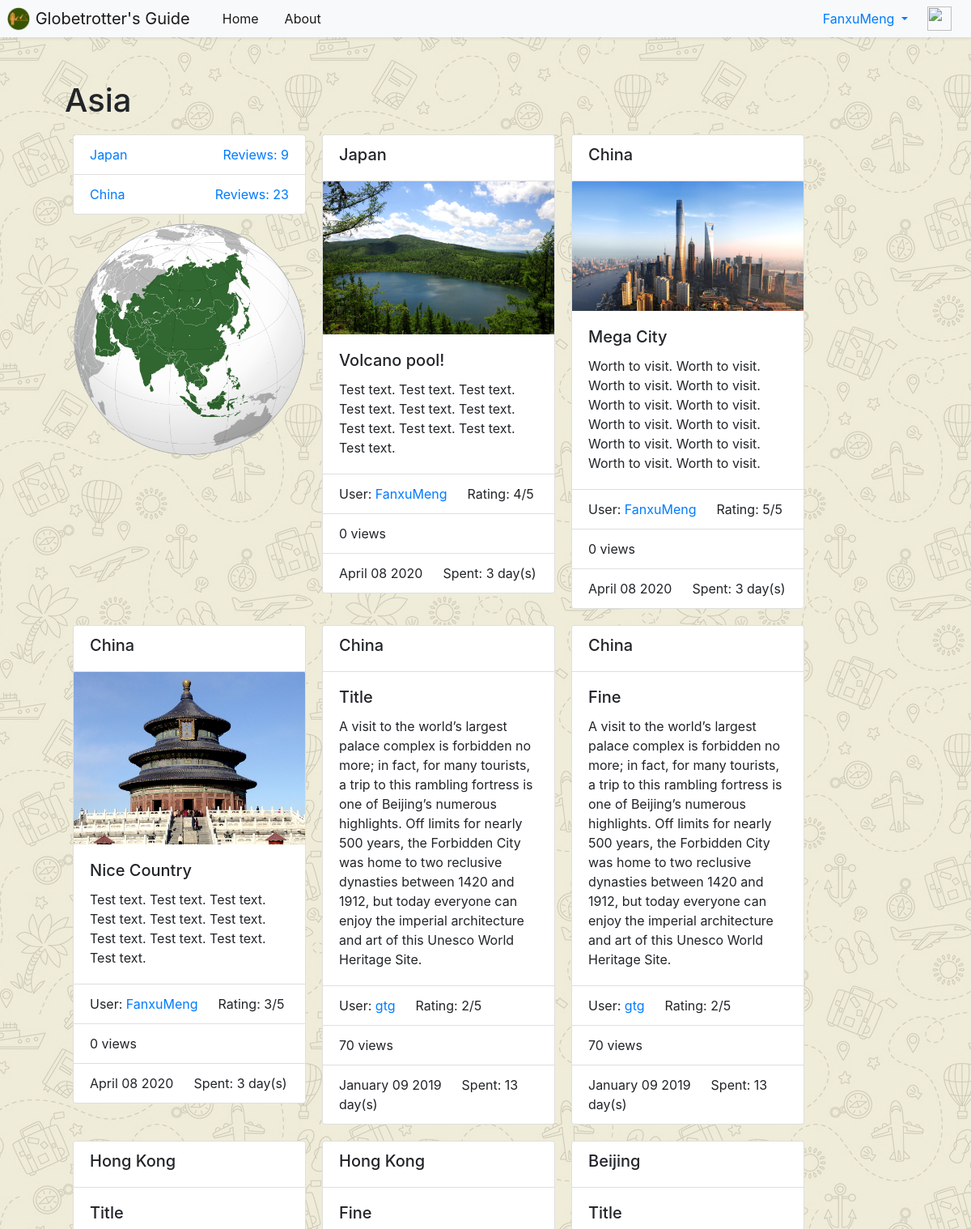
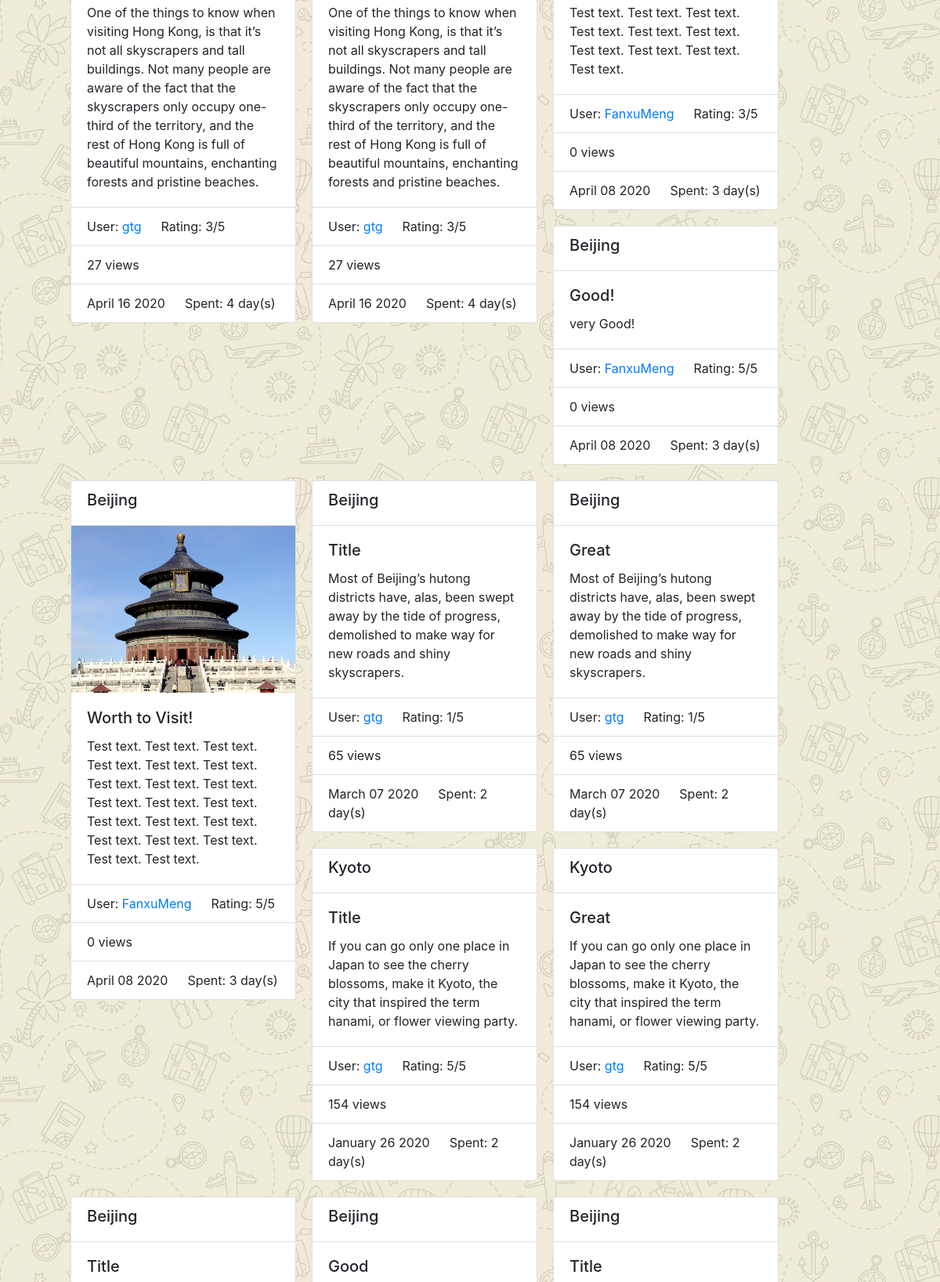
The app's page /GlobetrottersGuide/asia/ (signed in, upper part) with its own data (2 pictures, top to bottom).
### GlobetrottersGuide/models.py (models this page shows, shortened)
class Continent(models.Model):
    NAME_MAX_LENGTH = 128
    name = models.CharField(max_length=128, unique=True)
    likes = models.IntegerField(default=0)
    views = models.IntegerField(default=0)
    slug = models.SlugField(unique=True)
    reviewNum = 0

class Country(models.Model):
    NAME_MAX_LENGTH = 128
    continent = models.ForeignKey(Continent, on_delete=models.CASCADE)
    name = models.CharField(max_length=128, unique=True)
    views = models.IntegerField(default=0)
    likes = models.IntegerField(default=0)
    flag = models.ImageField(upload_to='flags',blank=True)
    slug = models.SlugField(unique=True)
    reviewNum = 0
    class Meta:
        verbose_name_plural = 'Countries'

class countryReview(models.Model):
    TEXT_MAX_LENGTH = 2000
    RATING_CHOICES = (
        (1, '1'),
        (2, '2'),
        (3, '3'),
        (4, '4'),
        (5, '5'),
    )
    user = models.ForeignKey(User, on_delete=models.CASCADE)
    belong_country = models.ForeignKey(Country, on_delete=models.CASCADE)
    publish_date = models.DateTimeField('date published')
    views = models.IntegerField(default=0)
    likes = models.IntegerField(default=0)
    timeSpent = models.DurationField(blank=False)
    image = models.ImageField(upload_to='review_images', blank=True)
    title = models.CharField(max_length=128, default='Title')
    text = models.TextField(max_length=2000, blank=False)
    rating = models.IntegerField(choices=RATING_CHOICES)

class cityReview(models.Model):
    TEXT_MAX_LENGTH = 2000
    RATING_CHOICES = (
        (1, '1'),
        (2, '2'),
        (3, '3'),
        (4, '4'),
        (5, '5'),
    )
    user = models.ForeignKey(User, on_delete=models.CASCADE)
    belong_city = models.ForeignKey(City, on_delete=models.CASCADE)
    publish_date = models.DateTimeField('date published')
    views = models.IntegerField(default=0)
    likes = models.IntegerField(default=0)
    timeSpent = models.DurationField(blank=False)
    image = models.ImageField(upload_to='review_images', blank=True)
    title = models.CharField(max_length=128, default='Title')
    text = models.TextField(max_length=2000, blank=False)
    rating = models.IntegerField(choices=RATING_CHOICES)

class City(models.Model):
    NAME_MAX_LENGTH = 128
    country = models.ForeignKey(Country, on_delete=models.CASCADE)
    name = models.CharField(max_length=128, unique=True)
    views = models.IntegerField(default=0)
    likes = models.IntegerField(default=0)
    slug = models.SlugField(unique=True)
    reviewNum = 0
    def getCountrySlug(self):
        return self.country.slug
    class Meta:
        verbose_name_plural = 'Cities'

### GlobetrottersGuide/views.py (the view)
def home_continent(request,continent_name_slug):
    context_dict = {}
    try:
        continent = Continent.objects.get(slug=continent_name_slug)
        country_list = Country.objects.filter(continent=continent).order_by('-views')[:10]
        country_review_list = countryReview.objects.filter(belong_country__continent=continent).order_by('-publish_date')
        city_review_list = cityReview.objects.filter(belong_city__country__continent=continent).order_by('-publish_date')
        context_dict['continent'] = continent
        context_dict['countries'] = country_list
        context_dict['country_reviews'] = country_review_list
        context_dict['city_reviews'] = city_review_list
    except Country.DoesNotExist:
        context_dict['countries'] = None
        context_dict['reviews'] = None
    for country in country_list:
            country.reviewNum = getCountryReviewNum(country.slug)
    return render(request, 'GlobetrottersGuide/home_continent.html', context=context_dict)

### GlobetrottersGuide/views.py (called while the page is built)
def getCountryReviewNum(country_slug):
    count = 0
    for review in cityReview.objects.all():
        if review.belong_city.getCountrySlug() == country_slug:
            count+=1
    for review in countryReview.objects.all():
        if review.belong_country.slug == country_slug:
            count+=1
    return count

### templates/GlobetrottersGuide/home_continent.html
<!DOCTYPE html>
{% extends 'GlobetrottersGuide/base.html' %}
{% load staticfiles %}
{% load gtg_template_tags %}
{%block title_block %}
    <h1>{{ continent.name }}</h1>
{% endblock %}
{% block body_block %}
<div style="float:left;">
    <ul class="list-group" style="margin:10px;width:18rem;">
        {% if countries %}
            {% for country in countries %}
            <li class="list-group-item">
                <a href="{% url 'GlobetrottersGuide:country' continent.slug country.slug %}">{{ country.name }}
                    <span style="float:right">Reviews: {{ country.reviewNum }}</span>
                </a>
            </li>
            {% endfor %}
        {% else %}
            <li class="list-group-item">There is no country in database.</li>
        {% endif %}
    </ul>
    {% with 'continent/'|add:continent.slug|add:'-0.png' as img %}
        <div style="margin:10px;width:18rem;height:18rem;">
          <img src="{% static img %}" class="d-block w-100" alt="">
        </div>
    {% endwith %}
</div>
    {% if country_reviews or city_reviews %}
    {% for review in country_reviews %}
        <div class="card" style="width: 18rem;margin:10px;float:left;">
            <ul class="list-group list-group-flush">
                <li class="list-group-item">
                    <h5>{{ review.belong_country.name }}</h5>
                </li>
            </ul>
            {% if review.image %}
            <img src="{{ review.image.url }}" class="card-img-top" alt="No Image">
            {% endif %}
            <div class="card-body">
                <h5 class="card-title">{{ review.title }}</h5>
                <p class="card-text">{{ review.text }}</p>
            </div>
            <ul class="list-group list-group-flush">
                <li class="list-group-item">
                    User:
                    <a href="{% url 'GlobetrottersGuide:UserProfile' review.user.username %}">{{ review.user.username }}</a>
                    &emsp; Rating: {{ review.rating }}/5
                </li>
                <li class="list-group-item">{{ review.views }} views</li>
                <li class="list-group-item">{{ review.publish_date | date:"F d Y" }} &emsp; Spent: {{ review.timeSpent.days }} day(s)</li>
            </ul>
        </div>
    {% endfor %}
        {% for review in city_reviews %}
        <div class="card" style="width: 18rem;margin:10px;float:left;">
            <ul class="list-group list-group-flush">
                <li class="list-group-item">
                    <h5>{{ review.belong_city.name }}</h5>
                </li>
            </ul>
            {% if review.image %}
            <img src="{{ review.image.url }}" class="card-img-top" alt="No Image">
            {% endif %}
            <div class="card-body">
                <h5 class="card-title">{{ review.title }}</h5>
                <p class="card-text">{{ review.text }}</p>
            </div>
            <ul class="list-group list-group-flush">
                <li class="list-group-item">
                    User:
                    <a href="{% url 'GlobetrottersGuide:UserProfile' review.user.username %}">{{ review.user.username }}</a>
                    &emsp; Rating: {{ review.rating }}/5
                </li>
                <li class="list-group-item">{{ review.views }} views &emsp; </li>
                <li class="list-group-item">{{ review.publish_date | date:"F d Y" }} &emsp; Spent: {{ review.timeSpent.days }} day(s)</li>
            </ul>
        </div>
    {% endfor %}
    {% else %}
        <p style="float:left;margin:10px"><h2>No one has reviewed countries in this continent yet.</h2></p>
    {% endif %}
{% endblock %}

### templates/GlobetrottersGuide/base.html (shortened to what this page needs)
<!DOCTYPE html>
{% load staticfiles %}
{% load gtg_template_tags %}
<html lang="en">
    <head>
    <link href="https://getbootstrap.com/docs/4.2/dist/css/bootstrap.min.css" rel="stylesheet">
    <link href="{%  static 'css/base-style.css' %}" rel="stylesheet">
    </head>
    <body>
        <header>
            <nav class="navbar navbar-expand-md navbar-light fixed-top bg-light p-0 shadow-sm">
                <a class="navbar-brand p-2" href="{% url 'GlobetrottersGuide:HomePage' %}">
                    <img src="{% static 'images/gtg_logo.ico' %}" width="30" height="30" class="d-inline-block align-top" alt="">
                    Globetrotter's Guide
                </a>
                    <div class="collapse navbar-collapse" id="navbarNavDropdown">
                        <ul class="navbar-nav mr-auto">
                            <li class="nav-item active"><a class="nav-link" style="padding:8px 16px 8px 16px;" href="{% url 'GlobetrottersGuide:HomePage' %}">Home</a></li>
                            <li class="nav-item active"><a class="nav-link" style="padding:8px 16px 8px 16px;" href="{% url 'GlobetrottersGuide:about' %}">About</a></li>
                        </ul>
                        {% if user.is_authenticated %}
                            <ul class="nav-item dropdown" style="margin:0;padding:0;">
                                <a class="nav-link dropdown-toggle" href="#" data-toggle="dropdown"
                                   aria-labelledby="navbarDropdownMenuLink" role="button">{{ user.username }}
                                </a>
                            </ul>
                            <a class="navbar-brand p-2" href="{% url 'GlobetrottersGuide:UserProfile' user.username %}">
                            <img src="{{ userProfile.picture.url }}" width="30" height="30" class="d-inline-block align-top" alt="">
                            </a>
                        {% else %}
                            <div style="position:relative; right:50px">
                            <a class="btn btn-outline-success" href="{% url 'auth_login' %}" style="margin:10px 0px 10px 70px" >Login</a>
                            <a class="btn btn-outline-primary" href="{% url 'registration_register' %}" style="margin: 10px 20px 10px 0px;" >Sign up</a>
                            </div>
                        {% endif %}
                    </div>
            </nav>
        </header>
        <div class="container-fluid">
            <div class="row" style="margin: 100px 50px 100px 50px;">
                <main role="main" class="col-md">
                    {% block title_block %}{% endblock %}
                    {% block body_block %}{% endblock %}
                </main>
            </div>
        </div>
    </body>
</html>

### static/css/base-style.css (style rules this page uses)
body { background-image: url("background-bwy.png"); background-color: #cccccc; }

### records on screen
Continent: name "Asia"
Country: name "Japan", reviewNum "9"
Country: name "China", reviewNum "23"
countryReview: belong_country.name "Japan", image (picture), title "Volcano pool!", text "Test text. Test text. Test text. Test text. Test text. Test text. Test text. Test text. Test text. Test text.", user.username "FanxuMeng", rating "4", views "0", publish_date "April 08 2020", timeSpent.days "3"
countryReview: belong_country.name "China", image (picture), title "Mega City", text "Worth to visit. Worth to visit. Worth to visit. Worth to visit. Worth to visit. Worth to visit. Worth to visit. Worth to visit. Worth to visit. Worth to visit. Worth to visit. Worth to visit.", user.username "FanxuMeng", rating "5", views "0", publish_date "April 08 2020", timeSpent.days "3"
countryReview: belong_country.name "China", image (picture), title "Nice Country", text "Test text. Test text. Test text. Test text. Test text. Test text. Test text. Test text. Test text. Test text.", user.username "FanxuMeng", rating "3", views "0", publish_date "April 08 2020", timeSpent.days "3"
countryReview: belong_country.name "China", title "Title", text "A visit to the world’s largest palace complex is forbidden no more; in fact, for many tourists, a trip to this rambling fortress is one of Beijing’s numerous highlights. Off limits for nearly 500 years, the Forbidden City was home to two reclusive dynasties between 1420 and 1912, but today everyone can enjoy the imperial architecture and art of this Unesco World Heritage Site.", user.username "gtg", rating "2", views "70", publish_date "January 09 2019", timeSpent.days "13"
countryReview: belong_country.name "China", title "Fine", text "A visit to the world’s largest palace complex is forbidden no more; in fact, for many tourists, a trip to this rambling fortress is one of Beijing’s numerous highlights. Off limits for nearly 500 years, the Forbidden City was home to two reclusive dynasties between 1420 and 1912, but today everyone can enjoy the imperial architecture and art of this Unesco World Heritage Site.", user.username "gtg", rating "2", views "70", publish_date "January 09 2019", timeSpent.days "13"
cityReview: belong_city.name "Hong Kong", title "Title", text "One of the things to know when visiting Hong Kong, is that it’s not all skyscrapers and tall buildings. Not many people are aware of the fact that the skyscrapers only occupy one-third of the territory, and the rest of Hong Kong is full of beautiful mountains, enchanting forests and pristine beaches.", user.username "gtg", rating "3", views "27", publish_date "April 16 2020", timeSpent.days "4"
cityReview: belong_city.name "Hong Kong", title "Fine", text "One of the things to know when visiting Hong Kong, is that it’s not all skyscrapers and tall buildings. Not many people are aware of the fact that the skyscrapers only occupy one-third of the territory, and the rest of Hong Kong is full of beautiful mountains, enchanting forests and pristine beaches.", user.username "gtg", rating "3", views "27", publish_date "April 16 2020", timeSpent.days "4"
cityReview: belong_city.name "Beijing", title "Title", text "Test text. Test text. Test text. Test text. Test text. Test text. Test text. Test text. Test text. Test text.", user.username "FanxuMeng", rating "3", views "0", publish_date "April 08 2020", timeSpent.days "3"
cityReview: belong_city.name "Beijing", title "Good!", text "very Good!", user.username "FanxuMeng", rating "5", views "0", publish_date "April 08 2020", timeSpent.days "3"
cityReview: belong_city.name "Beijing", image (picture), title "Worth to Visit!", text "Test text. Test text. Test text. Test text. Test text. Test text. Test text. Test text. Test text. Test text. Test text. Test text. Test text. Test text. Test text. Test text. Test text. Test text. Test text. Test text.", user.username "FanxuMeng", rating "5", views "0", publish_date "April 08 2020", timeSpent.days "3"
cityReview: belong_city.name "Beijing", title "Title", text "Most of Beijing’s hutong districts have, alas, been swept away by the tide of progress, demolished to make way for new roads and shiny skyscrapers.", user.username "gtg", rating "1", views "65", publish_date "March 07 2020", timeSpent.days "2"
cityReview: belong_city.name "Beijing", title "Great", text "Most of Beijing’s hutong districts have, alas, been swept away by the tide of progress, demolished to make way for new roads and shiny skyscrapers.", user.username "gtg", rating "1", views "65", publish_date "March 07 2020", timeSpent.days "2"
cityReview: belong_city.name "Kyoto", title "Title", text "If you can go only one place in Japan to see the cherry blossoms, make it Kyoto, the city that inspired the term hanami, or flower viewing party.", user.username "gtg", rating "5", views "154", publish_date "January 26 2020", timeSpent.days "2"
cityReview: belong_city.name "Kyoto", title "Great", text "If you can go only one place in Japan to see the cherry blossoms, make it Kyoto, the city that inspired the term hanami, or flower viewing party.", user.username "gtg", rating "5", views "154", publish_date "January 26 2020", timeSpent.days "2"
cityReview: belong_city.name "Beijing", title "Title"
cityReview: belong_city.name "Beijing", title "Good"
cityReview: belong_city.name "Beijing", title "Title"

### other values on screen
{{ user.username }} "FanxuMeng"
